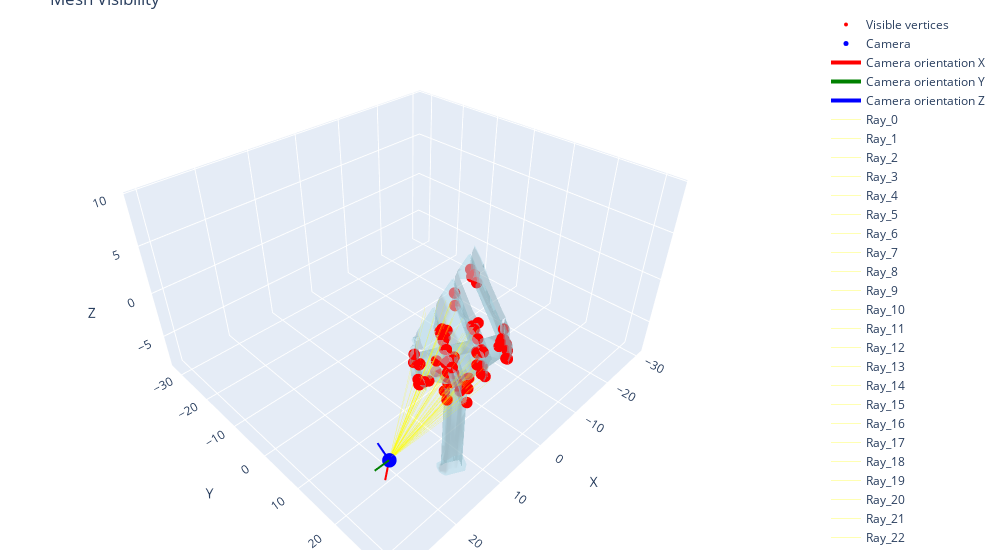

This figure's notebook cell:
### Code cell
visualize_results_mesh(_pier_cutted, visible_indices, _rotation, _center, vis_rays_origins, vis_rays_directions)

### Figure 1 — Plotly figure (JSON) as saved in the notebook; plotly's stock layout.template omitted (floating-point values rounded to 4 significant figures; data arrays with more than 128 entries replaced by an {"elided": "..."} marker saying what was removed)
{"data": [{"color": "lightblue", "i": {"elided": "1071 int values"}, "j": {"elided": "1071 int values"}, "k": {"elided": "1071 int values"}, "name": "Mesh", "opacity": 0.5, "type": "mesh3d", "x": {"elided": "673 float values"}, "y": {"elided": "673 float values"}, "z": {"elided": "673 float values"}}, {"marker": {"color": "red", "size": 4}, "mode": "markers", "name": "Visible vertices", "type": "scatter3d", "x": [15.56, 14.28, 12.92, 14.71, 15.52, 14.69, 13.62, 12.89, 15.01, 13.2, 12.9, 12.43, 8.729, 9.122, 9.608, 8.255, 11.21, 10.94, 9.695, 9.464, 9.349, 13.33, 14.42, 13.45, 11.71, 18.05, 15.56, 16.28, 14.8, 14.28, 14.81, 17.45, 19.72, 17.15, 19.35, 0.9141, 0.7758, -0.1328, 11.99, 11.84, 6.267, 17.35, 15.86, 15.85, 15.13, 15.46, 15.35, 11.7, 11.27, 18.26, 17.93, 15.99, 16.77, 15.78, 17.29, 16.26, 19.33, 19.97, 19.82, 18.21, 15.59, 14.7, 13.42, 10.37, 15.15, 12.3, 15.83, 21.23, 15.24, 1.833, 7.496, 15.14, 15.85, 16.88, 22.0, 22.0, 20.85, 22.01, 22.01, 21.75], "y": [26.41, 27.08, 27.98, 24.99, 26.4, 27.3, 27.52, 27.95, 26.8, 27.88, 28.0, 28.74, 30.94, 30.42, 30.41, 29.83, 33.4, 32.94, 31.45, 30.52, 30.89, 29.54, 30.75, 29.78, 34.83, 28.79, 32.7, 34.49, 32.01, 31.2, 32.02, 28.25, 31.23, 27.91, 32.51, 16.19, 16.56, 14.86, 27.13, 27.06, 17.73, 25.79, 24.81, 25.75, 25.35, 25.06, 25.08, 27.22, 27.54, 29.79, 28.24, 25.78, 26.33, 25.67, 27.55, 25.37, 24.58, 24.06, 23.96, 25.25, 23.9, 24.93, 27.74, 32.57, 27.1, 27.8, 33.6, 27.65, 27.08, 18.18, 19.18, 24.4, 24.77, 26.51, 27.44, 27.43, 26.15, 27.56, 27.49, 26.99], "z": [0.2724, 1.928, -0.5065, 1.932, 1.962, 1.983, 1.572, 0.9055, 1.921, 1.968, 1.95, 4.517, 4.644, 5.122, 4.561, 5.541, 4.814, 4.63, 5.065, 4.987, 5.247, 6.196, 4.6, 5.049, 5.026, 4.588, 4.774, 5.033, 6.207, 6.017, 4.999, 4.921, 6.376, 5.038, 4.566, 4.99, 5.217, 5.128, 6.265, 6.113, 5.233, 4.508, 6.403, 5.072, 6.388, 6.206, 5.719, 6.209, 6.432, 6.074, 6.414, 6.209, 6.419, 6.026, 4.793, 6.405, 4.563, 4.751, 5.411, 2.772, 2.331, 0.3579, 1.083, 5.043, 2.965, 6.218, 4.914, 4.549, 4.513, 5.12, 4.752, 6.255, 6.333, 6.343, 4.55, 4.556, 5.472, 4.549, 4.549, 4.746]}, {"marker": {"color": "blue", "size": 5}, "mode": "markers", "name": "Camera", "type": "scatter3d", "x": [27.56], "y": [27.88], "z": [-0.2674]}, {"line": {"color": "red", "width": 4}, "mode": "lines", "name": "Camera orientation X", "type": "scatter3d", "x": [27.56, 27.71], "y": [27.88, 27.06], "z": [-0.2674, -2.626]}, {"line": {"color": "green", "width": 4}, "mode": "lines", "name": "Camera orientation Y", "type": "scatter3d", "x": [27.56, 30.06], "y": [27.88, 27.96], "z": [-0.2674, -0.1338]}, {"line": {"color": "blue", "width": 4}, "mode": "lines", "name": "Camera orientation Z", "type": "scatter3d", "x": [27.56, 27.59], "y": [27.88, 25.52], "z": [-0.2674, 0.5508]}, {"line": {"color": "yellow", "width": 1}, "mode": "lines", "name": "Ray_0", "opacity": 0.3, "type": "scatter3d", "x": [27.56, 12.69], "y": [27.88, 26.06], "z": [-0.2674, 0.4015]}, {"line": {"color": "yellow", "width": 1}, "mode": "lines", "name": "Ray_1", "opacity": 0.3, "type": "scatter3d", "x": [27.56, 12.79], "y": [27.88, 26.99], "z": [-0.2674, 2.174]}, {"line": {"color": "yellow", "width": 1}, "mode": "lines", "name": "Ray_2", "opacity": 0.3, "type": "scatter3d", "x": [27.56, 12.56], "y": [27.88, 27.98], "z": [-0.2674, -0.5122]}, {"line": {"color": "yellow", "width": 1}, "mode": "lines", "name": "Ray_3", "opacity": 0.3, "type": "scatter3d", "x": [27.56, 13.13], "y": [27.88, 24.63], "z": [-0.2674, 2.203]}, {"line": {"color": "yellow", "width": 1}, "mode": "lines", "name": "Ray_4", "opacity": 0.3, "type": "scatter3d", "x": [27.56, 12.92], "y": [27.88, 26.08], "z": [-0.2674, 2.445]}, {"line": {"color": "yellow", "width": 1}, "mode": "lines", "name": "Ray_5", "opacity": 0.3, "type": "scatter3d", "x": [27.56, 12.8], "y": [27.88, 27.22], "z": [-0.2674, 2.313]}, {"line": {"color": "yellow", "width": 1}, "mode": "lines", "name": "Ray_6", "opacity": 0.3, "type": "scatter3d", "x": [27.56, 12.69], "y": [27.88, 27.49], "z": [-0.2674, 1.694]}, {"line": {"color": "yellow", "width": 1}, "mode": "lines", "name": "Ray_7", "opacity": 0.3, "type": "scatter3d", "x": [27.56, 12.61], "y": [27.88, 27.95], "z": [-0.2674, 0.9282]}, {"line": {"color": "yellow", "width": 1}, "mode": "lines", "name": "Ray_8", "opacity": 0.3, "type": "scatter3d", "x": [27.56, 12.84], "y": [27.88, 26.61], "z": [-0.2674, 2.299]}, {"line": {"color": "yellow", "width": 1}, "mode": "lines", "name": "Ray_9", "opacity": 0.3, "type": "scatter3d", "x": [27.56, 12.74], "y": [27.88, 27.88], "z": [-0.2674, 2.04]}, {"line": {"color": "yellow", "width": 1}, "mode": "lines", "name": "Ray_10", "opacity": 0.3, "type": "scatter3d", "x": [27.56, 12.73], "y": [27.88, 28.0], "z": [-0.2674, 1.976]}, {"line": {"color": "yellow", "width": 1}, "mode": "lines", "name": "Ray_11", "opacity": 0.3, "type": "scatter3d", "x": [27.56, 13.28], "y": [27.88, 28.69], "z": [-0.2674, 4.248]}, {"line": {"color": "yellow", "width": 1}, "mode": "lines", "name": "Ray_12", "opacity": 0.3, "type": "scatter3d", "x": [27.56, 13.22], "y": [27.88, 30.21], "z": [-0.2674, 3.472]}, {"line": {"color": "yellow", "width": 1}, "mode": "lines", "name": "Ray_13", "opacity": 0.3, "type": "scatter3d", "x": [27.56, 13.29], "y": [27.88, 29.84], "z": [-0.2674, 3.904]}, {"line": {"color": "yellow", "width": 1}, "mode": "lines", "name": "Ray_14", "opacity": 0.3, "type": "scatter3d", "x": [27.56, 13.21], "y": [27.88, 29.9], "z": [-0.2674, 3.593]}, {"line": {"color": "yellow", "width": 1}, "mode": "lines", "name": "Ray_15", "opacity": 0.3, "type": "scatter3d", "x": [27.56, 13.26], "y": [27.88, 29.32], "z": [-0.2674, 4.034]}, {"line": {"color": "yellow", "width": 1}, "mode": "lines", "name": "Ray_16", "opacity": 0.3, "type": "scatter3d", "x": [27.56, 13.93], "y": [27.88, 32.48], "z": [-0.2674, 3.97]}, {"line": {"color": "yellow", "width": 1}, "mode": "lines", "name": "Ray_17", "opacity": 0.3, "type": "scatter3d", "x": [27.56, 13.75], "y": [27.88, 32.08], "z": [-0.2674, 3.803]}, {"line": {"color": "yellow", "width": 1}, "mode": "lines", "name": "Ray_18", "opacity": 0.3, "type": "scatter3d", "x": [27.56, 13.44], "y": [27.88, 30.7], "z": [-0.2674, 3.946]}, {"line": {"color": "yellow", "width": 1}, "mode": "lines", "name": "Ray_19", "opacity": 0.3, "type": "scatter3d", "x": [27.56, 13.29], "y": [27.88, 29.96], "z": [-0.2674, 3.875]}, {"line": {"color": "yellow", "width": 1}, "mode": "lines", "name": "Ray_20", "opacity": 0.3, "type": "scatter3d", "x": [27.56, 13.38], "y": [27.88, 30.23], "z": [-0.2674, 4.026]}, {"line": {"color": "yellow", "width": 1}, "mode": "lines", "name": "Ray_21", "opacity": 0.3, "type": "scatter3d", "x": [27.56, 13.98], "y": [27.88, 29.46], "z": [-0.2674, 5.901]}, {"line": {"color": "yellow", "width": 1}, "mode": "lines", "name": "Ray_22", "opacity": 0.3, "type": "scatter3d", "x": [27.56, 13.78], "y": [27.88, 30.89], "z": [-0.2674, 4.837]}, {"line": {"color": "yellow", "width": 1}, "mode": "lines", "name": "Ray_23", "opacity": 0.3, "type": "scatter3d", "x": [27.56, 13.63], "y": [27.88, 29.76], "z": [-0.2674, 4.979]}, {"line": {"color": "yellow", "width": 1}, "mode": "lines", "name": "Ray_24", "opacity": 0.3, "type": "scatter3d", "x": [27.56, 14.43], "y": [27.88, 33.64], "z": [-0.2674, 4.12]}, {"line": {"color": "yellow", "width": 1}, "mode": "lines", "name": "Ray_25", "opacity": 0.3, "type": "scatter3d", "x": [27.56, 14.25], "y": [27.88, 29.15], "z": [-0.2674, 6.526]}, {"line": {"color": "yellow", "width": 1}, "mode": "lines", "name": "Ray_26", "opacity": 0.3, "type": "scatter3d", "x": [27.56, 14.59], "y": [27.88, 33.09], "z": [-0.2674, 5.182]}, {"line": {"color": "yellow", "width": 1}, "mode": "lines", "name": "Ray_27", "opacity": 0.3, "type": "scatter3d", "x": [27.56, 15.57], "y": [27.88, 34.91], "z": [-0.2674, 5.368]}, {"line": {"color": "yellow", "width": 1}, "mode": "lines", "name": "Ray_28", "opacity": 0.3, "type": "scatter3d", "x": [27.56, 14.71], "y": [27.88, 32.04], "z": [-0.2674, 6.252]}, {"line": {"color": "yellow", "width": 1}, "mode": "lines", "name": "Ray_29", "opacity": 0.3, "type": "scatter3d", "x": [27.56, 14.33], "y": [27.88, 31.19], "z": [-0.2674, 5.989]}, {"line": {"color": "yellow", "width": 1}, "mode": "lines", "name": "Ray_30", "opacity": 0.3, "type": "scatter3d", "x": [27.56, 14.28], "y": [27.88, 32.19], "z": [-0.2674, 5.217]}, {"line": {"color": "yellow", "width": 1}, "mode": "lines", "name": "Ray_31", "opacity": 0.3, "type": "scatter3d", "x": [27.56, 14.22], "y": [27.88, 28.37], "z": [-0.2674, 6.578]}, {"line": {"color": "yellow", "width": 1}, "mode": "lines", "name": "Ray_32", "opacity": 0.3, "type": "scatter3d", "x": [27.56, 16.68], "y": [27.88, 32.53], "z": [-0.2674, 8.95]}, {"line": {"color": "yellow", "width": 1}, "mode": "lines", "name": "Ray_33", "opacity": 0.3, "type": "scatter3d", "x": [27.56, 14.2], "y": [27.88, 27.92], "z": [-0.2674, 6.543]}, {"line": {"color": "yellow", "width": 1}, "mode": "lines", "name": "Ray_34", "opacity": 0.3, "type": "scatter3d", "x": [27.56, 15.93], "y": [27.88, 34.43], "z": [-0.2674, 6.577]}, {"line": {"color": "yellow", "width": 1}, "mode": "lines", "name": "Ray_35", "opacity": 0.3, "type": "scatter3d", "x": [27.56, 14.04], "y": [27.88, 21.95], "z": [-0.2674, 2.4]}, {"line": {"color": "yellow", "width": 1}, "mode": "lines", "name": "Ray_36", "opacity": 0.3, "type": "scatter3d", "x": [27.56, 13.98], "y": [27.88, 22.14], "z": [-0.2674, 2.513]}, {"line": {"color": "yellow", "width": 1}, "mode": "lines", "name": "Ray_37", "opacity": 0.3, "type": "scatter3d", "x": [27.56, 14.19], "y": [27.88, 21.59], "z": [-0.2674, 2.337]}, {"line": {"color": "yellow", "width": 1}, "mode": "lines", "name": "Ray_38", "opacity": 0.3, "type": "scatter3d", "x": [27.56, 13.74], "y": [27.88, 27.21], "z": [-0.2674, 5.528]}, {"line": {"color": "yellow", "width": 1}, "mode": "lines", "name": "Ray_39", "opacity": 0.3, "type": "scatter3d", "x": [27.56, 13.68], "y": [27.88, 27.15], "z": [-0.2674, 5.368]}, {"line": {"color": "yellow", "width": 1}, "mode": "lines", "name": "Ray_40", "opacity": 0.3, "type": "scatter3d", "x": [27.56, 14.37], "y": [27.88, 21.59], "z": [-0.2674, 3.139]}, {"line": {"color": "yellow", "width": 1}, "mode": "lines", "name": "Ray_41", "opacity": 0.3, "type": "scatter3d", "x": [27.56, 14.2], "y": [27.88, 25.15], "z": [-0.2674, 5.984]}, {"line": {"color": "yellow", "width": 1}, "mode": "lines", "name": "Ray_42", "opacity": 0.3, "type": "scatter3d", "x": [27.56, 14.85], "y": [27.88, 24.55], "z": [-0.2674, 6.975]}, {"line": {"color": "yellow", "width": 1}, "mode": "lines", "name": "Ray_43", "opacity": 0.3, "type": "scatter3d", "x": [27.56, 14.09], "y": [27.88, 25.43], "z": [-0.2674, 5.871]}, {"line": {"color": "yellow", "width": 1}, "mode": "lines", "name": "Ray_44", "opacity": 0.3, "type": "scatter3d", "x": [27.56, 14.54], "y": [27.88, 25.24], "z": [-0.2674, 6.703]}, {"line": {"color": "yellow", "width": 1}, "mode": "lines", "name": "Ray_45", "opacity": 0.3, "type": "scatter3d", "x": [27.56, 14.6], "y": [27.88, 24.86], "z": [-0.2674, 6.664]}, {"line": {"color": "yellow", "width": 1}, "mode": "lines", "name": "Ray_46", "opacity": 0.3, "type": "scatter3d", "x": [27.56, 14.37], "y": [27.88, 24.85], "z": [-0.2674, 6.2]}, {"line": {"color": "yellow", "width": 1}, "mode": "lines", "name": "Ray_47", "opacity": 0.3, "type": "scatter3d", "x": [27.56, 13.68], "y": [27.88, 27.3], "z": [-0.2674, 5.4]}, {"line": {"color": "yellow", "width": 1}, "mode": "lines", "name": "Ray_48", "opacity": 0.3, "type": "scatter3d", "x": [27.56, 13.69], "y": [27.88, 27.59], "z": [-0.2674, 5.437]}, {"line": {"color": "yellow", "width": 1}, "mode": "lines", "name": "Ray_49", "opacity": 0.3, "type": "scatter3d", "x": [27.56, 15.34], "y": [27.88, 30.39], "z": [-0.2674, 8.063]}, {"line": {"color": "yellow", "width": 1}, "mode": "lines", "name": "Ray_50", "opacity": 0.3, "type": "scatter3d", "x": [27.56, 15.24], "y": [27.88, 28.34], "z": [-0.2674, 8.28]}, {"line": {"color": "yellow", "width": 1}, "mode": "lines", "name": "Ray_51", "opacity": 0.3, "type": "scatter3d", "x": [27.56, 14.63], "y": [27.88, 25.54], "z": [-0.2674, 6.967]}, {"line": {"color": "yellow", "width": 1}, "mode": "lines", "name": "Ray_52", "opacity": 0.3, "type": "scatter3d", "x": [27.56, 14.91], "y": [27.88, 26.06], "z": [-0.2674, 7.578]}, {"line": {"color": "yellow", "width": 1}, "mode": "lines", "name": "Ray_53", "opacity": 0.3, "type": "scatter3d", "x": [27.56, 14.51], "y": [27.88, 25.43], "z": [-0.2674, 6.706]}, {"line": {"color": "yellow", "width": 1}, "mode": "lines", "name": "Ray_54", "opacity": 0.3, "type": "scatter3d", "x": [27.56, 14.11], "y": [27.88, 27.45], "z": [-0.2674, 6.357]}, {"line": {"color": "yellow", "width": 1}, "mode": "lines", "name": "Ray_55", "opacity": 0.3, "type": "scatter3d", "x": [27.56, 14.87], "y": [27.88, 25.06], "z": [-0.2674, 7.225]}, {"line": {"color": "yellow", "width": 1}, "mode": "lines", "name": "Ray_56", "opacity": 0.3, "type": "scatter3d", "x": [27.56, 15.33], "y": [27.88, 22.98], "z": [-0.2674, 6.909]}, {"line": {"color": "yellow", "width": 1}, "mode": "lines", "name": "Ray_57", "opacity": 0.3, "type": "scatter3d", "x": [27.56, 16.02], "y": [27.88, 22.07], "z": [-0.2674, 7.363]}, {"line": {"color": "yellow", "width": 1}, "mode": "lines", "name": "Ray_58", "opacity": 0.3, "type": "scatter3d", "x": [27.56, 16.36], "y": [27.88, 22.21], "z": [-0.2674, 7.95]}, {"line": {"color": "yellow", "width": 1}, "mode": "lines", "name": "Ray_59", "opacity": 0.3, "type": "scatter3d", "x": [27.56, 13.78], "y": [27.88, 24.0], "z": [-0.2674, 4.212]}, {"line": {"color": "yellow", "width": 1}, "mode": "lines", "name": "Ray_60", "opacity": 0.3, "type": "scatter3d", "x": [27.56, 13.62], "y": [27.88, 23.24], "z": [-0.2674, 2.759]}, {"line": {"color": "yellow", "width": 1}, "mode": "lines", "name": "Ray_61", "opacity": 0.3, "type": "scatter3d", "x": [27.56, 12.96], "y": [27.88, 24.53], "z": [-0.2674, 0.4427]}, {"line": {"color": "yellow", "width": 1}, "mode": "lines", "name": "Ray_62", "opacity": 0.3, "type": "scatter3d", "x": [27.56, 12.63], "y": [27.88, 27.73], "z": [-0.2674, 1.159]}, {"line": {"color": "yellow", "width": 1}, "mode": "lines", "name": "Ray_63", "opacity": 0.3, "type": "scatter3d", "x": [27.56, 13.69], "y": [27.88, 31.66], "z": [-0.2674, 4.016]}, {"line": {"color": "yellow", "width": 1}, "mode": "lines", "name": "Ray_64", "opacity": 0.3, "type": "scatter3d", "x": [27.56, 13.07], "y": [27.88, 26.97], "z": [-0.2674, 3.507]}, {"line": {"color": "yellow", "width": 1}, "mode": "lines", "name": "Ray_65", "opacity": 0.3, "type": "scatter3d", "x": [27.56, 13.75], "y": [27.88, 27.81], "z": [-0.2674, 5.598]}, {"line": {"color": "yellow", "width": 1}, "mode": "lines", "name": "Ray_66", "opacity": 0.3, "type": "scatter3d", "x": [27.56, 15.03], "y": [27.88, 33.99], "z": [-0.2674, 5.27]}, {"line": {"color": "yellow", "width": 1}, "mode": "lines", "name": "Ray_67", "opacity": 0.3, "type": "scatter3d", "x": [27.56, 15.63], "y": [27.88, 27.45], "z": [-0.2674, 8.813]}, {"line": {"color": "yellow", "width": 1}, "mode": "lines", "name": "Ray_68", "opacity": 0.3, "type": "scatter3d", "x": [27.56, 13.6], "y": [27.88, 26.98], "z": [-0.2674, 5.148]}, {"line": {"color": "yellow", "width": 1}, "mode": "lines", "name": "Ray_69", "opacity": 0.3, "type": "scatter3d", "x": [27.56, 13.79], "y": [27.88, 22.69], "z": [-0.2674, 2.617]}, {"line": {"color": "yellow", "width": 1}, "mode": "lines", "name": "Ray_70", "opacity": 0.3, "type": "scatter3d", "x": [27.56, 14.15], "y": [27.88, 22.06], "z": [-0.2674, 3.088]}, {"line": {"color": "yellow", "width": 1}, "mode": "lines", "name": "Ray_71", "opacity": 0.3, "type": "scatter3d", "x": [27.56, 14.67], "y": [27.88, 24.26], "z": [-0.2674, 6.5]}, {"line": {"color": "yellow", "width": 1}, "mode": "lines", "name": "Ray_72", "opacity": 0.3, "type": "scatter3d", "x": [27.56, 14.83], "y": [27.88, 24.5], "z": [-0.2674, 6.907]}, {"line": {"color": "yellow", "width": 1}, "mode": "lines", "name": "Ray_73", "opacity": 0.3, "type": "scatter3d", "x": [27.56, 14.88], "y": [27.88, 26.26], "z": [-0.2674, 7.579]}, {"line": {"color": "yellow", "width": 1}, "mode": "lines", "name": "Ray_74", "opacity": 0.3, "type": "scatter3d", "x": [27.56, 16.25], "y": [27.88, 26.98], "z": [-0.2674, 9.541]}, {"line": {"color": "yellow", "width": 1}, "mode": "lines", "name": "Ray_75", "opacity": 0.3, "type": "scatter3d", "x": [27.56, 16.25], "y": [27.88, 26.97], "z": [-0.2674, 9.54]}, {"line": {"color": "yellow", "width": 1}, "mode": "lines", "name": "Ray_76", "opacity": 0.3, "type": "scatter3d", "x": [27.56, 16.37], "y": [27.88, 25.0], "z": [-0.2674, 9.3]}, {"line": {"color": "yellow", "width": 1}, "mode": "lines", "name": "Ray_77", "opacity": 0.3, "type": "scatter3d", "x": [27.56, 16.25], "y": [27.88, 27.23], "z": [-0.2674, 9.559]}, {"line": {"color": "yellow", "width": 1}, "mode": "lines", "name": "Ray_78", "opacity": 0.3, "type": "scatter3d", "x": [27.56, 16.25], "y": [27.88, 27.08], "z": [-0.2674, 9.549]}, {"line": {"color": "yellow", "width": 1}, "mode": "lines", "name": "Ray_79", "opacity": 0.3, "type": "scatter3d", "x": [27.56, 16.27], "y": [27.88, 26.16], "z": [-0.2674, 9.463]}], "layout": {"margin": {"b": 10, "l": 10, "r": 20, "t": 10}, "scene": {"aspectmode": "data", "xaxis": {"range": [-32, 32], "title": {"text": "X"}}, "yaxis": {"range": [-34, 34], "title": {"text": "Y"}}, "zaxis": {"title": {"text": "Z"}}}, "title": {"text": "Mesh Visibility"}, "width": 1000}}
